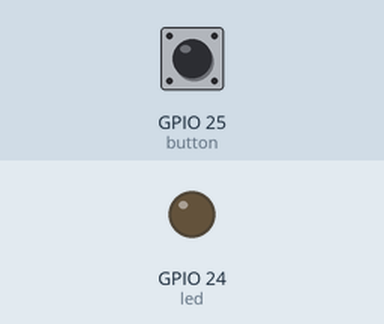
This program was run on a simulated Raspberry Pi (BCM pin numbers). Parts: output pins drawn as LEDs (lit = HIGH). The inputs (shaded band) are chosen by the test bench; at power-on: GPIO 25 (button) HIGH.

Above: at 1.2 s.
1.3 s: GPIO 25 (button) pulled LOW for 0.15 s
At 2.0 s:
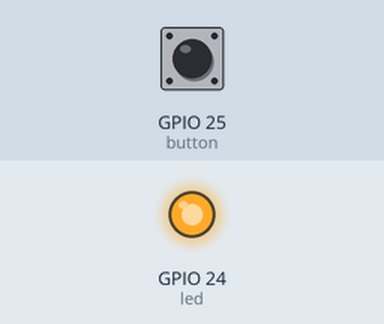
3.8 s: GPIO 25 (button) pulled LOW for 3.2 s
At 8.2 s:
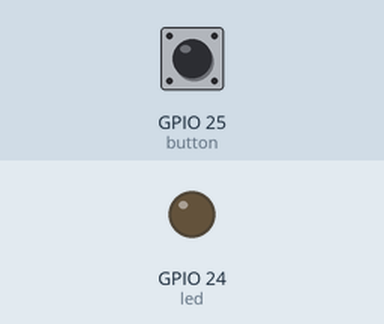
Timing chart, 0 to 9.7 s (numbered marks = the images above; inputs shaded):
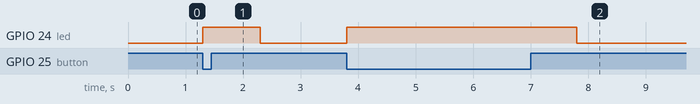

Measured:
- after the input at 1.3 s, GPIO 24 (led): LOW → HIGH at once, → LOW 1.0 s later
- after the input at 3.8 s, GPIO 24 (led): LOW → HIGH at once, → LOW 4.0 s later

The program:

Practice_4_PushB_LED.py
```python
#PRACTICA 4 / PRENDER LED CON PUSH BUTTON
#Turn ON a LED with push button.
from gpiozero import LED 		#libreria para LED
from gpiozero import Button 	#libreria para push button.
from time import sleep			#libreria tiempo/sleep.
button = Button(25) 			#pin donde esta declarado el boton.
led = LED(24) 					#pin donde esta declarado el led.
while True:
	button.wait_for_press() 	#funcion que lee estado del boton.
	led.on()					#enciende el led.
	sleep(1)					#prende por 3 segundos.
	led.off()					#apaga el led.

#Follow me on YouTube: https://www.youtube.com/@adrieltrejodearcos3335
```
